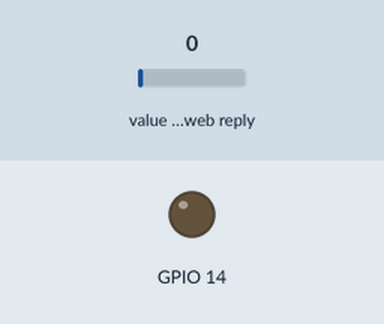
Simulated run of this sketch. Board: ESP8266 (NodeMCU). On the bench: output pins drawn as LEDs (lit = HIGH). The test bench sets the inputs (shaded band); at power-on: value in the web reply 0. WiFi joins after 1.5 s; servers stay silent unless stated; web services answer with replies made up by the test bench; what the sketch prints to the serial monitor is not drawn.

Above: at 5.7 s.
5.8 s: value in the web reply set to 50
At 6.4 s:
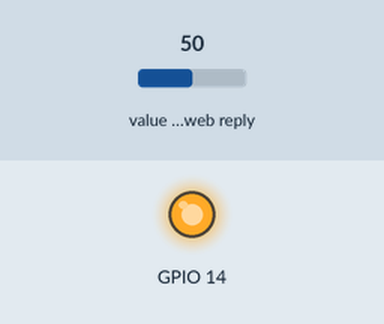
9.6 s: value in the web reply set to 98
At 13.9 s:
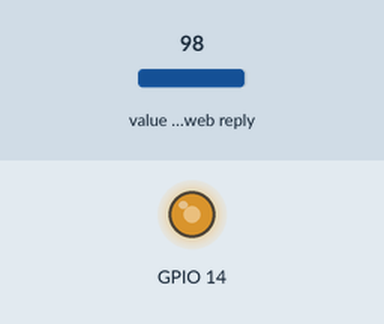
14.2 s: value in the web reply set to 75
At 17.6 s:
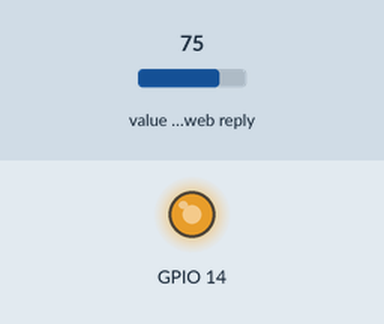
Timing chart, 0 to 19.1 s (numbered marks = the images above; inputs shaded):
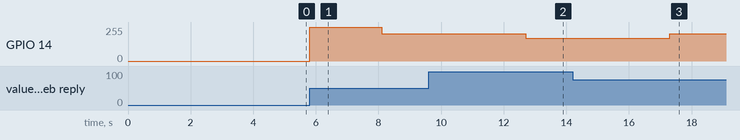

Measured:
- after the input at 9.6 s, GPIO 14: 204/255 → 169/255 after 3.1 s
- after the input at 14.2 s, GPIO 14: 169/255 → 204/255 after 3.1 s

The sketch:

LED_Control.ino
```cpp
#include <ESP8266WiFi.h>
#include <ThingSpeak.h>

WiFiClient client;

int  i;

void setup() {
	Serial.begin(9600);
	ThingSpeak.begin(client);

	WiFi.disconnect();
	delay(3000);
	Serial.println("START");
	WiFi.begin("Private Network","password_123456");
	while ((!(WiFi.status() == WL_CONNECTED))){
		delay(300);
    		Serial.print("..");
	}
	Serial.println("Connected");
	Serial.println("Your IP is");
	Serial.println((WiFi.localIP().toString()));
}

void loop() {
	i = (ThingSpeak.readIntField(613228,1,"EEAP5XAB5RW2E7PP"));
	delay(1000);
	if (i <= 30) {
		analogWrite(14, 1023);;
    	} else if (i <= 75) {
		analogWrite(14, 820);;
    	} else if (i <= 130) {
		analogWrite(14, 680);;
	} else if (i <= 200) {
      		analogWrite(14, 512);;
    	} else {
      		analogWrite(14, 0);;
  	}
    	delay(1000);
}
```
